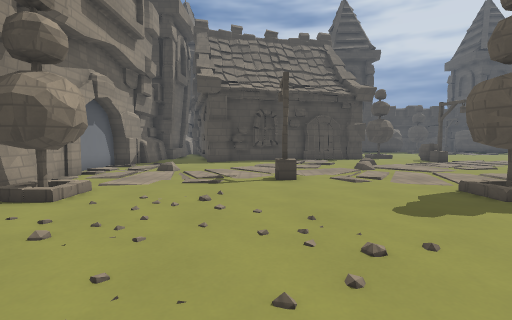
view 1 (above)

19 first-person views from a walk through a Godot game level. The camera is 1.3 m above the floor, tilts 4° down and sees 85° across. The floor is counted in squares, 1 m on a side. Each view is taken from the middle of a square. On the plan, view 1 faces up. The plan holds only what a view shows up to about 13 squares ahead; the rest is blank. The place goes on beyond the plan. Characters and animated objects are not drawn. Surface patterns are stand-ins for the level's own textures.

view 2
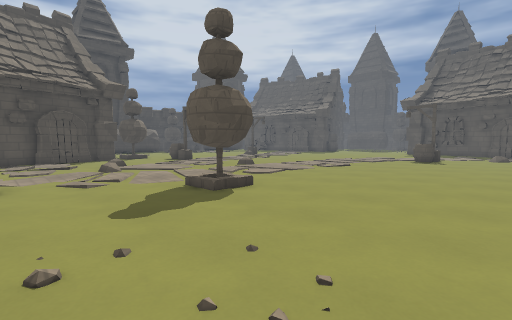

view 3
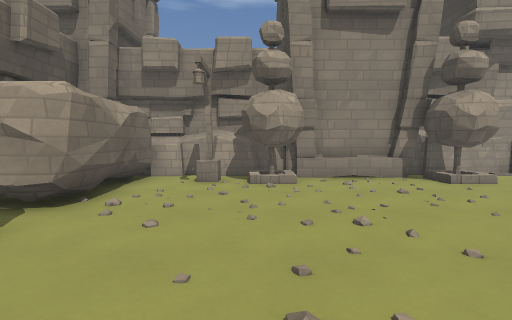

view 4
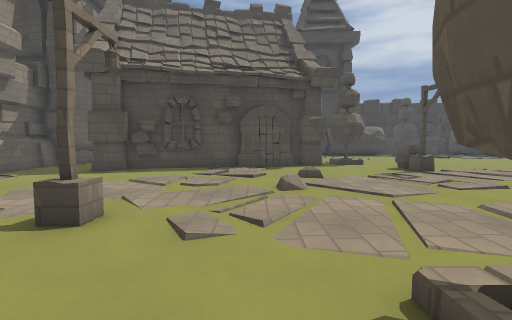

view 5
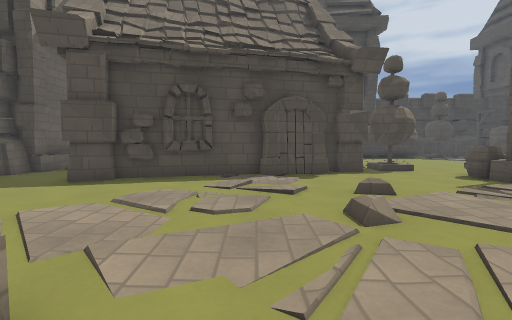

view 6
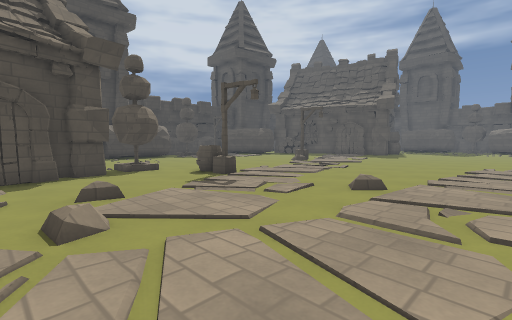

view 7
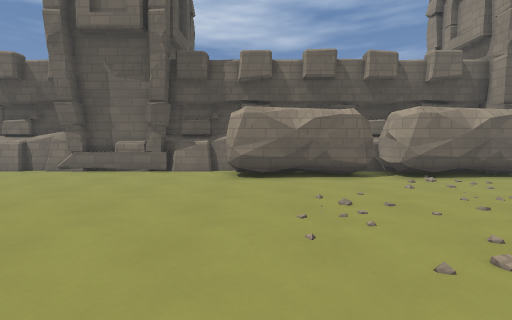

view 8
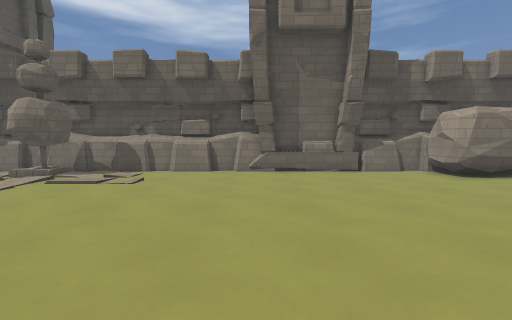

view 9
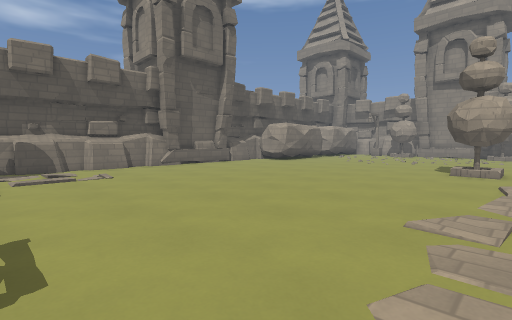

view 10
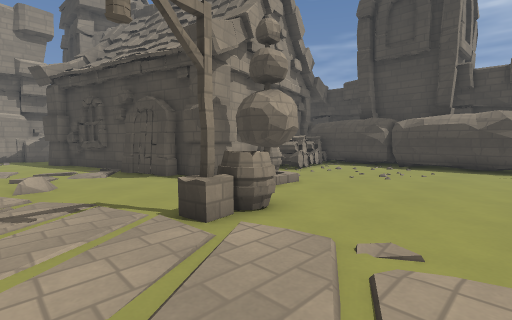

view 11
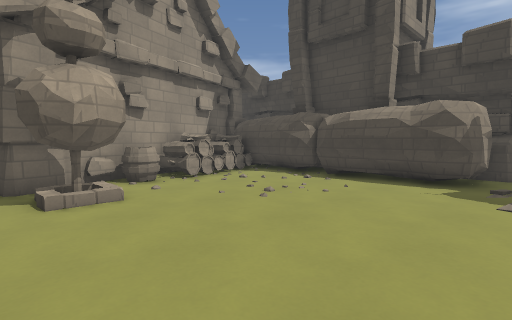

view 12
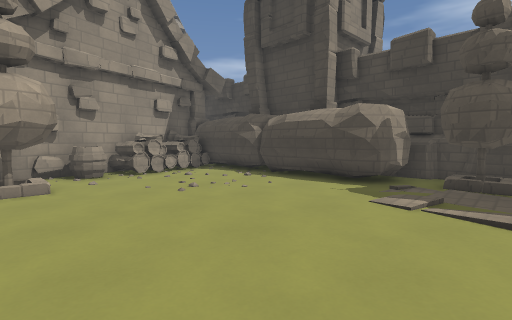

view 13
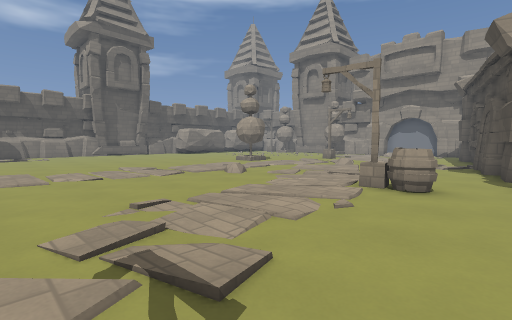

view 14
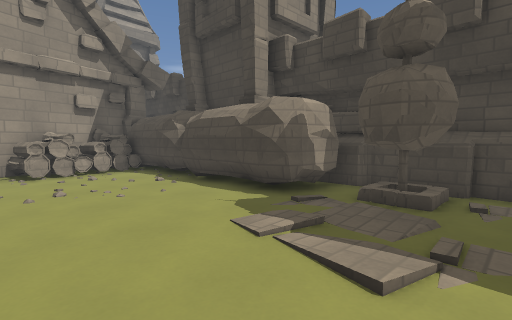

view 15
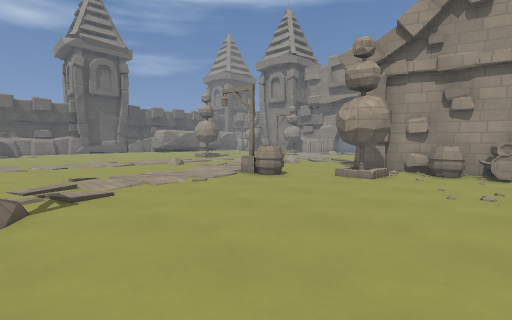

view 16
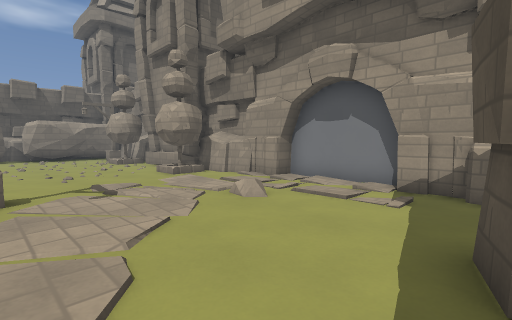

view 17
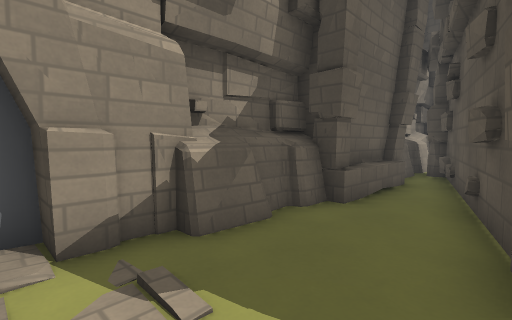

view 18
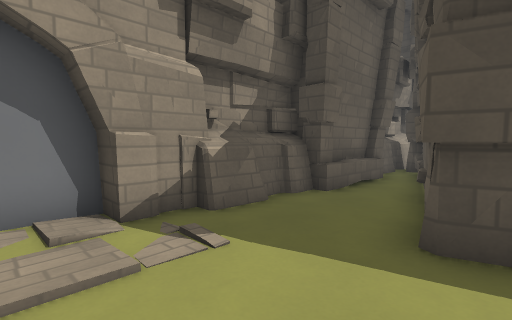

view 19
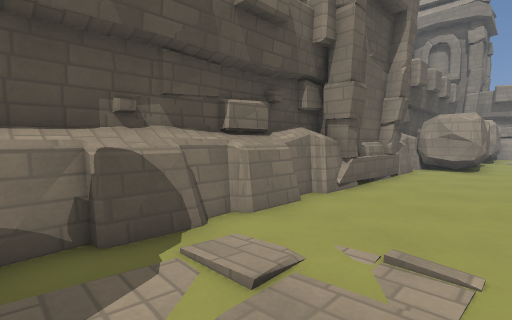

### Floor plan
Key: @ floor where view 1 was taken; # wall or solid block; x gap in a wall; . main floor; : floor 0.25 m higher than the main floor; = window, fence, low wall or low ledge; ^ raised ledge; B barrel; O other object.
Columns run from 8 left of view 1 to 19 right of it. Each row starts with its distance up from view 1.
 31                           ##
 30                          ##.
 29                      ######.
 28               #########.....
 27              #^^............
 26              #^^............
 25              ###............
 24   ##          ##...........
 23   #.#         #B............
 22   #.#         #B............
 21   #.#         ##.##.........
 20  ##.##        ##x##.........
 19  ##..#     #####...........O
 18  #...#######.......B........
 17  #...###...........# .......
 16  #................ .........
 15 ##............O.............
 14 #...........................
 13 #...........................
 12 #...:.......................
 11 #...........................
 10 ##.......=..................
  9  #.......=..................
  8  #..........................
  7  ####.........##...........
  6  ####.........##............
  5   #.........................
  4   #.........................
  3   #.........................
  2   #.........................
  1   ###.......................
  0  ##^#...@...................
 -1  ##=........................
 -2  #==........................
 -3  ##.........................
 -4  #############..............
 -5              #.............#
 -6              ##^#######^#^^#
 -7              ####    #######

Where each view was taken, in squares from view 1:
view 1: 0 up, 0 right, facing up
view 2: 0 up, 1 right, facing up-right
view 3: 0 up, 4 right, facing left
view 4: 5 up, 4 right, facing up
view 5: 8 up, 3 right, facing up
view 6: 8 up, 4 right, facing up-right
view 7: 6 up, 4 right, facing down
view 8: 6 up, 12 right, facing down
view 9: 8 up, 19 right, facing down-left
view 10: 14 up, 15 right, facing up-left
view 11: 19 up, 16 right, facing up-left
view 12: 20 up, 18 right, facing up-left
view 13: 20 up, 19 right, facing down-left
view 14: 23 up, 19 right, facing up-left
view 15: 25 up, 19 right, facing down-left
view 16: 17 up, 1 right, facing down-left
view 17: 14 up, 3 left, facing up-left
view 18: 13 up, 2 left, facing up-left
view 19: 2 down, 19 right, facing down-left
